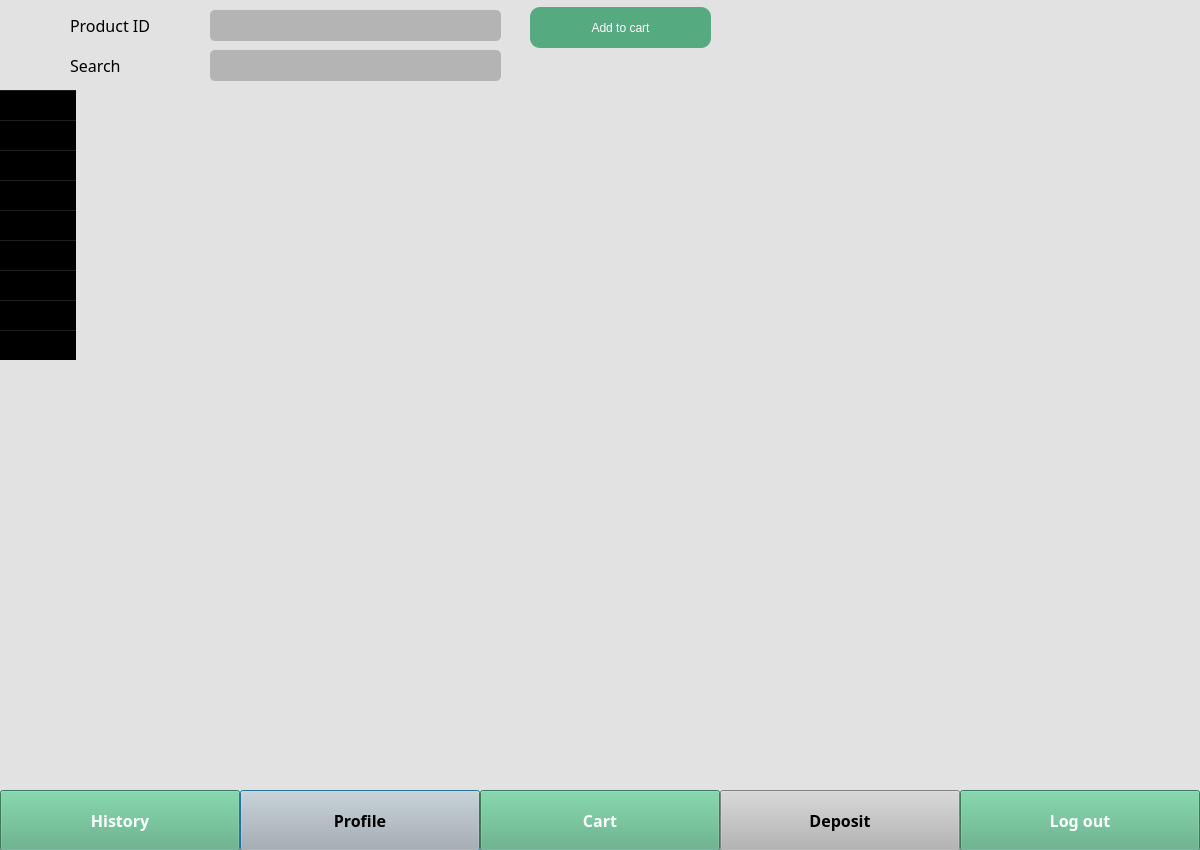
<?xml version="1.0" encoding="UTF-8"?>
<ui version="4.0">
 <class>Dialog</class>
 <widget class="QDialog" name="Dialog">
  <property name="geometry">
   <rect>
    <x>0</x>
    <y>0</y>
    <width>1200</width>
    <height>850</height>
   </rect>
  </property>
  <property name="windowTitle">
   <string>Dialog</string>
  </property>
  <property name="autoFillBackground">
   <bool>false</bool>
  </property>
  <property name="styleSheet">
   <string notr="true">background-color: rgb(226, 226, 226);
</string>
  </property>
  <property name="windowFilePath">
   <string/>
  </property>
  <widget class="QWidget" name="widget" native="true">
   <property name="geometry">
    <rect>
     <x>0</x>
     <y>750</y>
     <width>1201</width>
     <height>121</height>
    </rect>
   </property>
   <property name="styleSheet">
    <string notr="true"/>
   </property>
   <widget class="QPushButton" name="pushButton">
    <property name="geometry">
     <rect>
      <x>240</x>
      <y>40</y>
      <width>240</width>
      <height>61</height>
     </rect>
    </property>
    <property name="font">
     <font>
      <family>Yu Gothic UI Semibold</family>
      <pointsize>12</pointsize>
      <weight>75</weight>
      <italic>false</italic>
      <bold>true</bold>
     </font>
    </property>
    <property name="styleSheet">
     <string notr="true">color: rgb(0, 0, 0);
background-color: rgb(180, 180, 180);</string>
    </property>
    <property name="text">
     <string>Profile</string>
    </property>
   </widget>
   <widget class="QPushButton" name="pushButton_6">
    <property name="geometry">
     <rect>
      <x>0</x>
      <y>40</y>
      <width>240</width>
      <height>61</height>
     </rect>
    </property>
    <property name="font">
     <font>
      <family>Yu Gothic UI Semibold</family>
      <pointsize>12</pointsize>
      <weight>75</weight>
      <italic>false</italic>
      <bold>true</bold>
     </font>
    </property>
    <property name="styleSheet">
     <string notr="true">
color: rgb(255, 255, 255);
background-color: rgb(85, 170, 127);</string>
    </property>
    <property name="text">
     <string>History</string>
    </property>
   </widget>
   <widget class="QPushButton" name="pushButton_7">
    <property name="geometry">
     <rect>
      <x>720</x>
      <y>40</y>
      <width>240</width>
      <height>61</height>
     </rect>
    </property>
    <property name="font">
     <font>
      <family>Yu Gothic UI Semibold</family>
      <pointsize>12</pointsize>
      <weight>75</weight>
      <italic>false</italic>
      <bold>true</bold>
     </font>
    </property>
    <property name="styleSheet">
     <string notr="true">
color: rgb(0, 0, 0);
background-color: rgb(180, 180, 180);</string>
    </property>
    <property name="text">
     <string>Deposit</string>
    </property>
   </widget>
   <widget class="QPushButton" name="pushButton_5">
    <property name="geometry">
     <rect>
      <x>480</x>
      <y>40</y>
      <width>240</width>
      <height>61</height>
     </rect>
    </property>
    <property name="font">
     <font>
      <family>Yu Gothic UI Semibold</family>
      <pointsize>12</pointsize>
      <weight>75</weight>
      <italic>false</italic>
      <bold>true</bold>
     </font>
    </property>
    <property name="styleSheet">
     <string notr="true">
color: rgb(255, 255, 255);
background-color: rgb(85, 170, 127);</string>
    </property>
    <property name="text">
     <string>Cart</string>
    </property>
   </widget>
   <widget class="QPushButton" name="logoutbutton">
    <property name="geometry">
     <rect>
      <x>960</x>
      <y>40</y>
      <width>240</width>
      <height>61</height>
     </rect>
    </property>
    <property name="font">
     <font>
      <family>Yu Gothic UI Semibold</family>
      <pointsize>12</pointsize>
      <weight>75</weight>
      <italic>false</italic>
      <bold>true</bold>
     </font>
    </property>
    <property name="styleSheet">
     <string notr="true">
color: rgb(255, 255, 255);
background-color: rgb(85, 170, 127);</string>
    </property>
    <property name="text">
     <string>Log out</string>
    </property>
   </widget>
  </widget>
  <widget class="QPushButton" name="pushButton_2">
   <property name="geometry">
    <rect>
     <x>530</x>
     <y>7</y>
     <width>181</width>
     <height>41</height>
    </rect>
   </property>
   <property name="font">
    <font>
     <pointsize>9</pointsize>
    </font>
   </property>
   <property name="styleSheet">
    <string notr="true">border-radius: 10px;
color: rgb(255, 255, 255);
background-color: rgb(85, 170, 127);</string>
   </property>
   <property name="text">
    <string>Add to cart</string>
   </property>
  </widget>
  <widget class="QTableWidget" name="tableWidget">
   <property name="geometry">
    <rect>
     <x>0</x>
     <y>90</y>
     <width>1201</width>
     <height>681</height>
    </rect>
   </property>
   <property name="styleSheet">
    <string notr="true">background-color:rgb(255, 255, 255,0);
border-radius: 10px;</string>
   </property>
   <row>
    <property name="text">
     <string>Image</string>
    </property>
   </row>
   <row>
    <property name="text">
     <string>Name</string>
    </property>
   </row>
   <row>
    <property name="text">
     <string>Price</string>
    </property>
   </row>
   <row>
    <property name="text">
     <string>Manufacture</string>
    </property>
   </row>
   <row>
    <property name="text">
     <string>Description</string>
    </property>
   </row>
   <row>
    <property name="text">
     <string>Processor</string>
    </property>
   </row>
   <row>
    <property name="text">
     <string>Memory</string>
    </property>
   </row>
   <row>
    <property name="text">
     <string>Storage</string>
    </property>
   </row>
   <row>
    <property name="text">
     <string>Stock</string>
    </property>
   </row>
  </widget>
  <widget class="QLineEdit" name="lineEdit">
   <property name="geometry">
    <rect>
     <x>210</x>
     <y>50</y>
     <width>291</width>
     <height>31</height>
    </rect>
   </property>
   <property name="styleSheet">
    <string notr="true">border-radius: 5px;
background-color: rgb(180, 180, 180);</string>
   </property>
   <property name="text">
    <string/>
   </property>
  </widget>
  <widget class="QLineEdit" name="lineEdit_3">
   <property name="geometry">
    <rect>
     <x>210</x>
     <y>10</y>
     <width>291</width>
     <height>31</height>
    </rect>
   </property>
   <property name="styleSheet">
    <string notr="true">border-radius: 5px;
background-color: rgb(180, 180, 180);</string>
   </property>
   <property name="text">
    <string/>
   </property>
  </widget>
  <widget class="QLabel" name="label_5">
   <property name="geometry">
    <rect>
     <x>70</x>
     <y>10</y>
     <width>141</width>
     <height>31</height>
    </rect>
   </property>
   <property name="font">
    <font>
     <family>Franklin Gothic Demi</family>
     <pointsize>12</pointsize>
     <weight>50</weight>
     <italic>false</italic>
     <bold>false</bold>
    </font>
   </property>
   <property name="styleSheet">
    <string notr="true">color: rgb(0, 0, 0);
font: 12pt &quot;Franklin Gothic Demi&quot;;
background-color:rgb(255, 255, 255,0)</string>
   </property>
   <property name="text">
    <string>Product ID</string>
   </property>
  </widget>
  <widget class="QLabel" name="label_6">
   <property name="geometry">
    <rect>
     <x>70</x>
     <y>50</y>
     <width>121</width>
     <height>31</height>
    </rect>
   </property>
   <property name="font">
    <font>
     <family>Franklin Gothic Demi</family>
     <pointsize>12</pointsize>
     <weight>50</weight>
     <italic>false</italic>
     <bold>false</bold>
    </font>
   </property>
   <property name="styleSheet">
    <string notr="true">color: rgb(0, 0, 0);
font: 12pt &quot;Franklin Gothic Demi&quot;;
background-color:rgb(255, 255, 255,0)</string>
   </property>
   <property name="text">
    <string>Search</string>
   </property>
  </widget>
  <widget class="QLabel" name="error">
   <property name="geometry">
    <rect>
     <x>530</x>
     <y>60</y>
     <width>511</width>
     <height>16</height>
    </rect>
   </property>
   <property name="styleSheet">
    <string notr="true">color: rgb(255, 17, 92);
border-radius: 5px;</string>
   </property>
   <property name="text">
    <string/>
   </property>
  </widget>
 </widget>
 <resources/>
 <connections/>
</ui>
